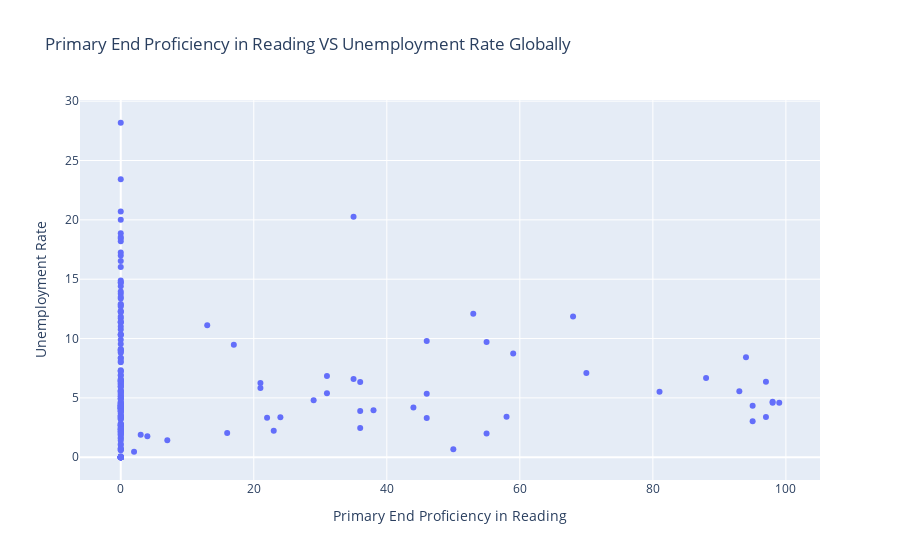

Here is the notebook cell this chart was saved with:
### Code cell
px.scatter(df, 
           x=df["Primary_End_Proficiency_Reading"], 
           y=df["Unemployment_Rate"], 
           title="Primary End Proficiency in Reading VS Unemployment Rate Globally",
           labels={"Primary_End_Proficiency_Reading":"Primary End Proficiency in Reading", "Unemployment_Rate":"Unemployment Rate"})

### Figure 1 — Plotly figure (JSON) as saved in the notebook; plotly's stock layout.template omitted (floating-point values rounded to 4 significant figures; data arrays with more than 128 entries replaced by an {"elided": "..."} marker saying what was removed)
{"data": [{"hovertemplate": "Primary End Proficiency in Reading=%{x}<br>Unemployment Rate=%{y}<extra></extra>", "legendgroup": "", "marker": {"color": "#636efa", "symbol": "circle"}, "mode": "markers", "name": "", "orientation": "v", "showlegend": false, "type": "scatter", "x": {"elided": "202 int values"}, "xaxis": "x", "y": {"elided": "202 float values"}, "yaxis": "y"}], "layout": {"legend": {"tracegroupgap": 0}, "title": {"text": "Primary End Proficiency in Reading VS Unemployment Rate Globally"}, "xaxis": {"anchor": "y", "domain": [0, 1], "title": {"text": "Primary End Proficiency in Reading"}}, "yaxis": {"anchor": "x", "domain": [0, 1], "title": {"text": "Unemployment Rate"}}}}
